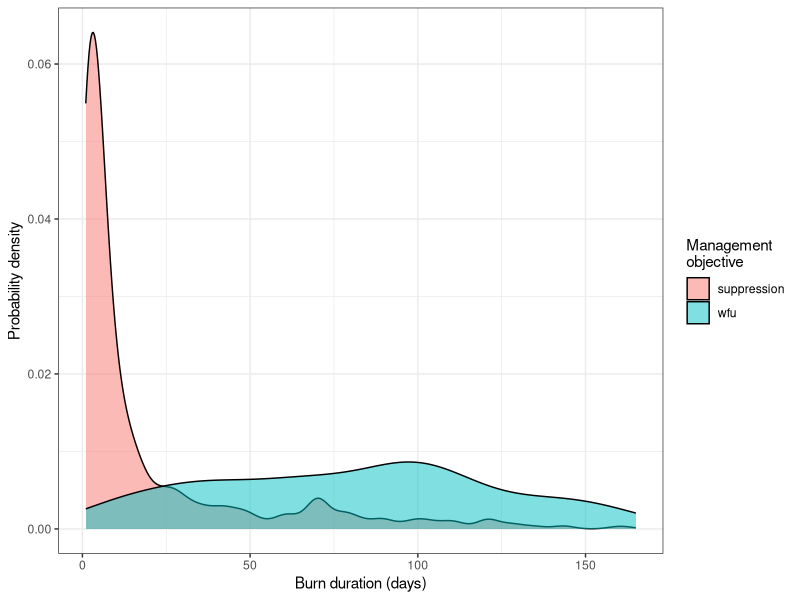
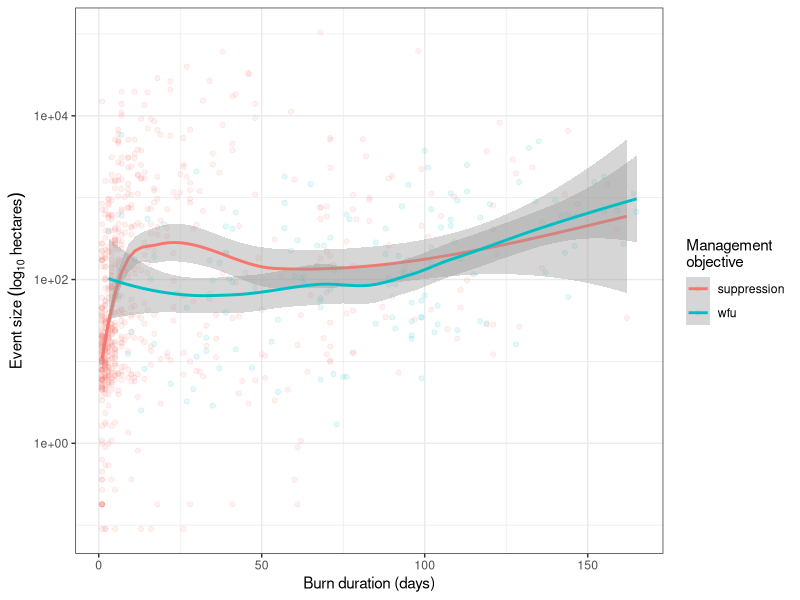
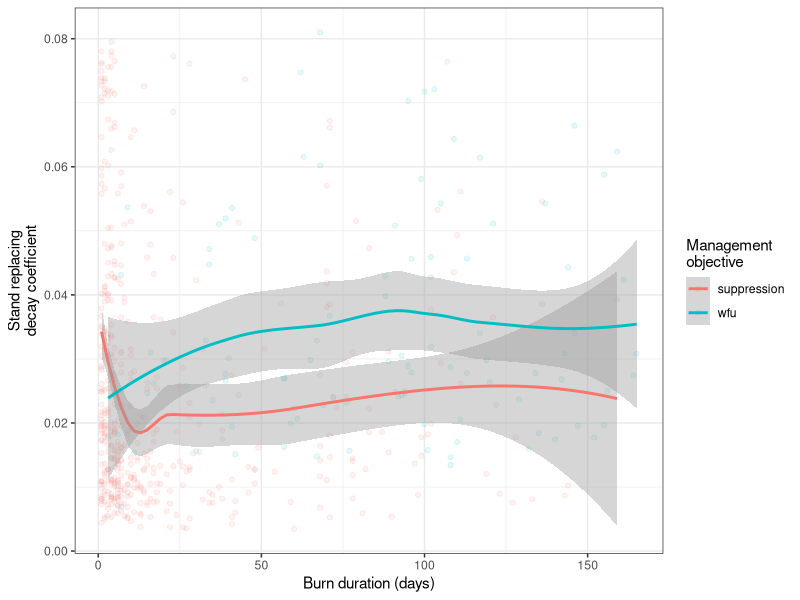
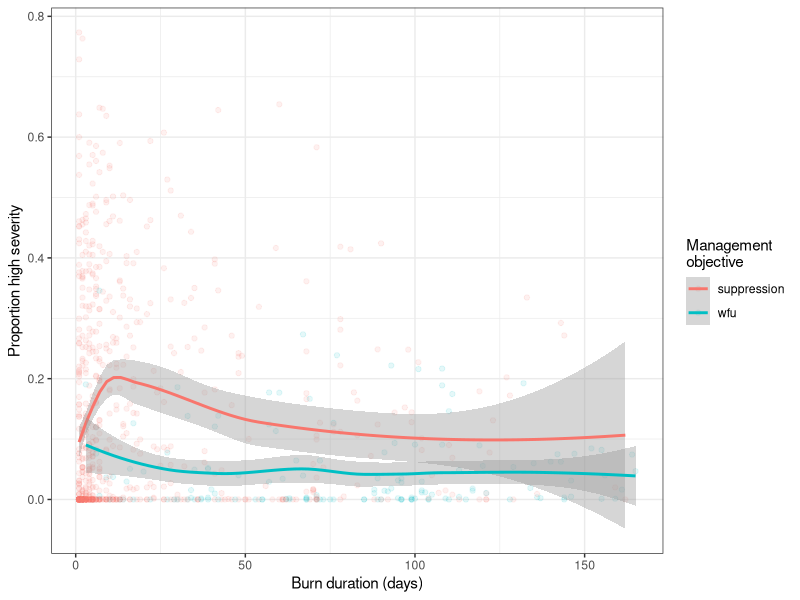
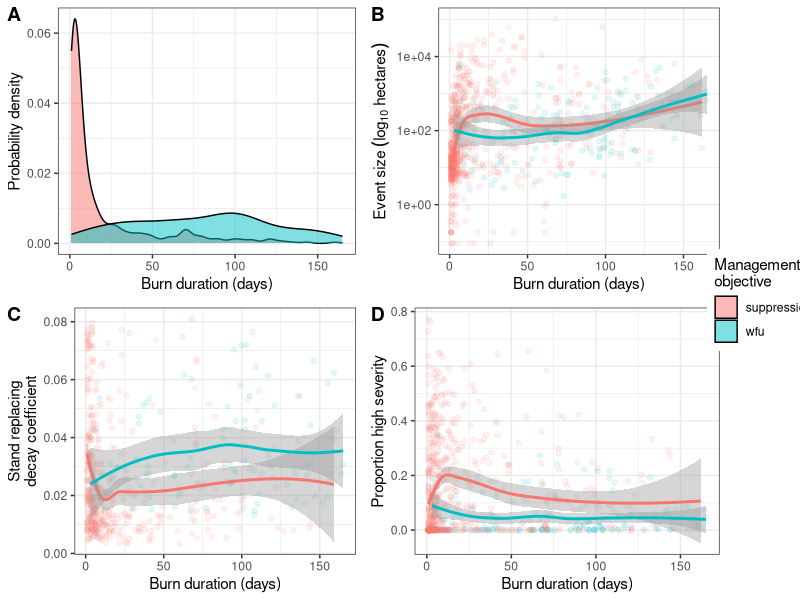

The R script that drew these images, in order:
# Load libraries
library(tidyverse)
library(sf)
library(lubridate)
library(cowplot)

# Read metadata file
md <- read_csv("data/data_raw/wildfire-severity_sierra-nevada-ca-usa_ypmc_1984-2017_fire-metadata.csv") %>% 
  dplyr::mutate(alarm_date = ymd(paste(alarm_year, alarm_month, alarm_day, sep = "-")),
                cont_date = ymd(paste(cont_year, cont_month, cont_day, sep = "-")),
                burn_duration = as.numeric(cont_date - alarm_date))
fires_by_severity <- read_csv("data/data_output/polygonized-fires-by-severity-classes.csv")

sev_cat_prop <-
  fires_by_severity %>% 
  dplyr::select(fire_id, sev_cat, sev_cat_prop) %>% 
  tidyr::spread(key = sev_cat, value = sev_cat_prop, fill = 0) %>% 
  dplyr::rename(prop_unchanged = `0`,
                prop_low = `1`,
                prop_mod = `2`,
                prop_high = `3`)

fires <- 
  read_csv("data/data_output/polygonized-fires-by-fire.csv") %>% 
  dplyr::left_join(md, by = "fire_id") %>% 
  dplyr::left_join(sev_cat_prop, by = "fire_id") %>% 
  dplyr::filter(!is.na(objective)) %>% 
  dplyr::mutate(objective = ifelse(objective == 1, yes = "suppression", no = "wfu"))

sdc <-
  read_csv("data/data_output/high-severity-fires-with-sdc.csv") %>%
  dplyr::select(fire_id, sdc)

fires_sdc <-
  fires %>% 
  dplyr::left_join(sdc, by = "fire_id") %>% 
  dplyr::filter(burn_duration > 0,
                burn_duration < 365)

duration_distribution <-
  ggplot(fires_sdc, aes(x = burn_duration, fill = objective)) +
  geom_density(alpha = 0.5) +
  theme_bw() +
  labs(x = "Burn duration (days)",
       y = "Probability density",
       fill = "Management\nobjective")

ggsave(plot = duration_distribution, filename = "figures/burn-duration-density-plot-by-objective.pdf")

event_size_v_duration <-
  ggplot(fires_sdc, aes(x = burn_duration, y = fire_area_m2 / 10000, color = objective)) +
  geom_point(alpha = 0.1) +
  scale_y_log10(labels = function(x) format(x, scientific = TRUE)) +
  geom_smooth() +
  theme_bw() +
  labs(x = "Burn duration (days)",
       y = expression(Event ~ size ~ (log[10] ~ hectares)),
       color = "Management\nobjective")

ggsave(plot = event_size_v_duration, filename = "figures/burn-duration-vs-event-size-by-objective.pdf")

sdc_v_duration <-
  ggplot(fires_sdc, aes(x = burn_duration, y = sdc, color = objective)) +
  geom_point(alpha = 0.1) +
  geom_smooth() +
  theme_bw() +
  labs(x = "Burn duration (days)",
       y = "Stand replacing\ndecay coefficient",
       color = "Management\nobjective")

ggsave(plot = sdc_v_duration, filename = "figures/burn-duration-vs-sdc-by-objective.pdf")

prop_high_v_duration <- 
  ggplot(fires_sdc, aes(x = burn_duration, y = prop_high, color = objective)) +
  geom_point(alpha = 0.1) +
  geom_smooth() +
  theme_bw() +
  labs(x = "Burn duration (days)",
       y = "Proportion high severity",
       color = "Management\nobjective")

ggsave(plot = prop_high_v_duration, filename = "figures/burn-duration-vs-proportion-high-severity-by-objective.pdf")


duration_distribution_no_legend <- duration_distribution + theme(legend.position = "none")
event_size_v_duration_no_legend <- event_size_v_duration + theme(legend.position = "none")
sdc_v_duration_no_legend <- sdc_v_duration + theme(legend.position = "none") 
prop_high_v_duration_no_legend <- prop_high_v_duration + theme(legend.position = "none")

shared_legend <- get_legend(duration_distribution)

# build grid without legends
pgrid <- plot_grid(duration_distribution_no_legend, 
                   event_size_v_duration_no_legend, 
                   sdc_v_duration_no_legend, 
                   prop_high_v_duration_no_legend, 
                   ncol = 2,
                   labels = LETTERS[1:4])
# add legend
panel_plot <- plot_grid(pgrid, shared_legend, ncol = 2, rel_widths = c(1, .1))

ggsave(plot = panel_plot, filename = "figures/burn-duration-4-panel.pdf")
